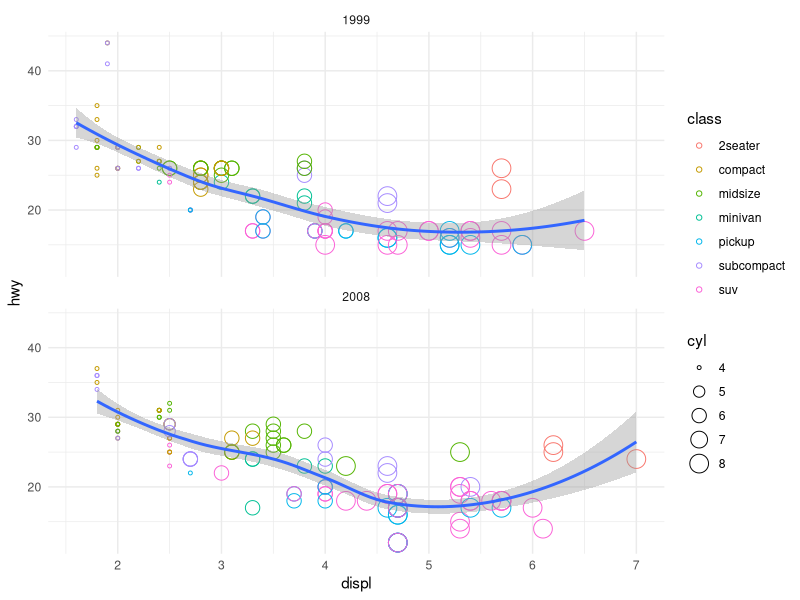
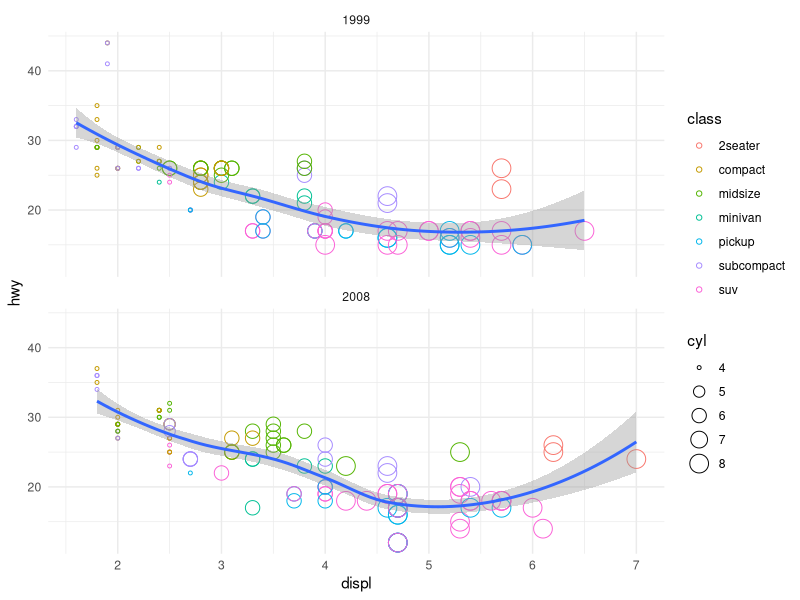
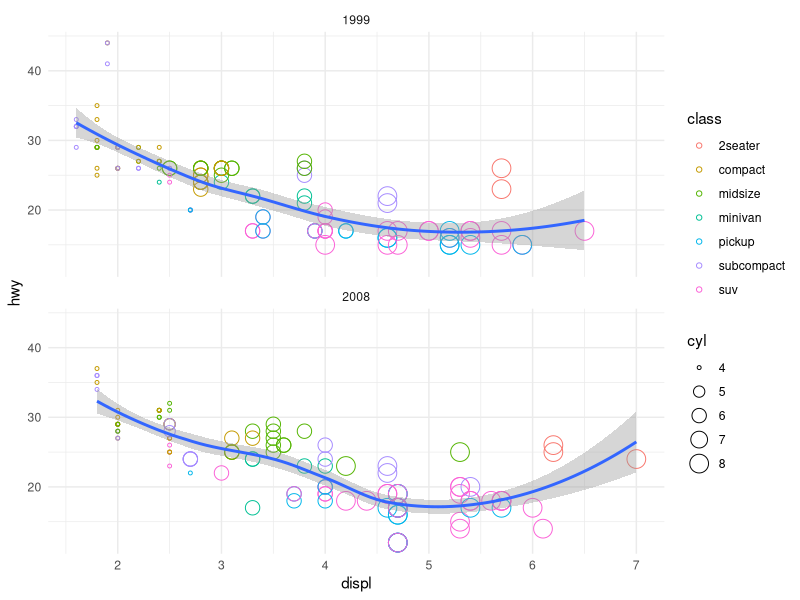

Generate these figures, in order, with R:
library(tidyverse)

ggplot(data=mpg, mapping = aes(x=displ, y=hwy)) +
  geom_point(mapping=aes (color=class, size=cyl), shape=1) +
  geom_smooth() +
  facet_wrap(~year, nrow=2) +
  theme_minimal()

ggsave(filename = "plots/hw_vs_displ.pdf", width = 8, height = 4)
### can change file type and file location by changing "plot/" or ".png"

### ?ggsave for questions/helps 

plot1 <- ggplot(data=mpg, mapping = aes(x=displ, y=hwy)) +
  geom_point(mapping=aes (color=class, size=cyl), shape=1) +
  geom_smooth() +
  facet_wrap(~year, nrow=2) +
  theme_minimal()

###how to make it an object ^^

ggsave("plots/hw_vs_displ.pdf",plot1, width = 8, height = 4)
##how to save using only the plot1 as an object 